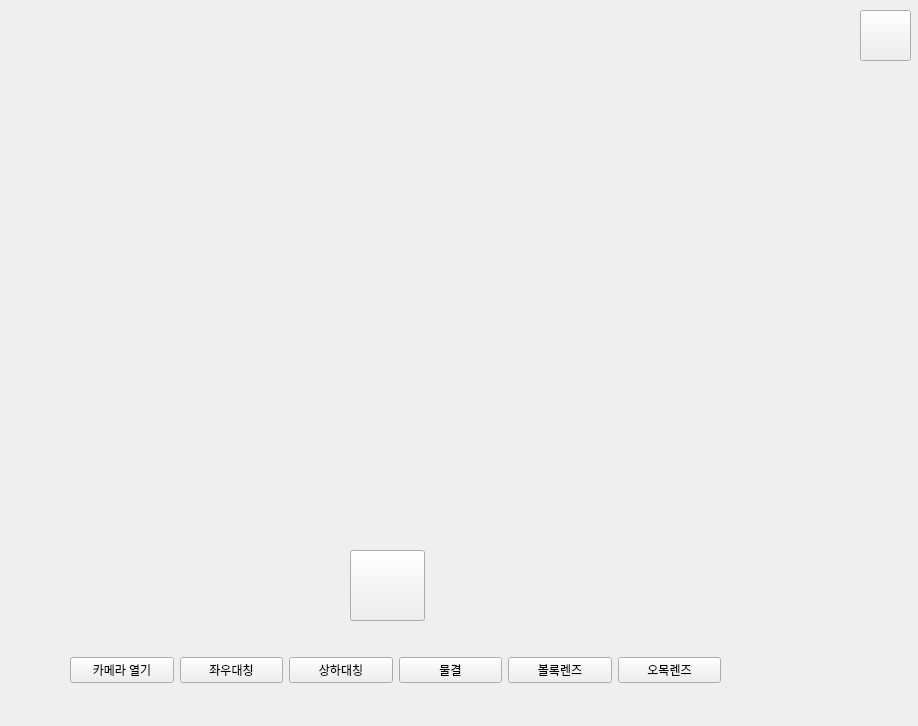
<?xml version="1.0" encoding="UTF-8"?>
<ui version="4.0">
 <class>CameraWindow</class>
 <widget class="QMainWindow" name="CameraWindow">
  <property name="geometry">
   <rect>
    <x>0</x>
    <y>0</y>
    <width>918</width>
    <height>726</height>
   </rect>
  </property>
  <property name="windowTitle">
   <string>MainWindow</string>
  </property>
  <widget class="QWidget" name="centralwidget">
   <widget class="QWidget" name="horizontalLayoutWidget">
    <property name="geometry">
     <rect>
      <x>70</x>
      <y>630</y>
      <width>651</width>
      <height>80</height>
     </rect>
    </property>
    <layout class="QHBoxLayout" name="horizontalLayout">
     <item>
      <widget class="QPushButton" name="originButton">
       <property name="styleSheet">
        <string notr="true">font: 75 12pt &quot;Century Gothic&quot;;</string>
       </property>
       <property name="text">
        <string>카메라 열기</string>
       </property>
      </widget>
     </item>
     <item>
      <widget class="QPushButton" name="LRsyButton">
       <property name="styleSheet">
        <string notr="true">font: 75 12pt &quot;Century Gothic&quot;;</string>
       </property>
       <property name="text">
        <string>좌우대칭</string>
       </property>
      </widget>
     </item>
     <item>
      <widget class="QPushButton" name="UDsyButton">
       <property name="styleSheet">
        <string notr="true">font: 75 12pt &quot;Century Gothic&quot;;</string>
       </property>
       <property name="text">
        <string>상하대칭</string>
       </property>
      </widget>
     </item>
     <item>
      <widget class="QPushButton" name="waveButton">
       <property name="styleSheet">
        <string notr="true">font: 75 12pt &quot;Century Gothic&quot;;</string>
       </property>
       <property name="text">
        <string>물결</string>
       </property>
      </widget>
     </item>
     <item>
      <widget class="QPushButton" name="bolButton">
       <property name="styleSheet">
        <string notr="true">font: 75 12pt &quot;Century Gothic&quot;;</string>
       </property>
       <property name="text">
        <string>볼록렌즈</string>
       </property>
      </widget>
     </item>
     <item>
      <widget class="QPushButton" name="oButton">
       <property name="styleSheet">
        <string notr="true">font: 75 12pt &quot;Century Gothic&quot;;</string>
       </property>
       <property name="text">
        <string>오목렌즈</string>
       </property>
      </widget>
     </item>
    </layout>
   </widget>
   <widget class="QPushButton" name="filmButton">
    <property name="geometry">
     <rect>
      <x>350</x>
      <y>550</y>
      <width>75</width>
      <height>71</height>
     </rect>
    </property>
    <property name="styleSheet">
     <string notr="true">border-image:url(&quot;C:/Users/rkdms/김가은_영상처리/기말/button.png&quot;);</string>
    </property>
    <property name="text">
     <string/>
    </property>
   </widget>
   <widget class="QLabel" name="label">
    <property name="geometry">
     <rect>
      <x>50</x>
      <y>40</y>
      <width>711</width>
      <height>441</height>
     </rect>
    </property>
    <property name="text">
     <string/>
    </property>
   </widget>
   <widget class="QPushButton" name="homeButton">
    <property name="geometry">
     <rect>
      <x>860</x>
      <y>10</y>
      <width>51</width>
      <height>51</height>
     </rect>
    </property>
    <property name="styleSheet">
     <string notr="true">border-image:url(&quot;C:/Users/rkdms/김가은_영상처리/기말/home.png&quot;);</string>
    </property>
    <property name="text">
     <string/>
    </property>
   </widget>
  </widget>
  <widget class="QMenuBar" name="menubar">
   <property name="geometry">
    <rect>
     <x>0</x>
     <y>0</y>
     <width>918</width>
     <height>22</height>
    </rect>
   </property>
  </widget>
 </widget>
 <resources/>
 <connections/>
</ui>
